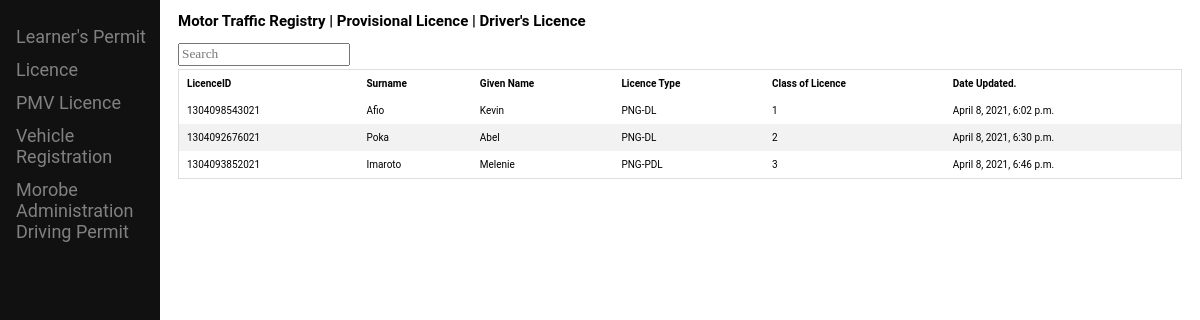
/pl/, run on the app's committed database.
### pl/models.py (models this page shows)
class Licence(models.Model):
    licence_id = models.CharField(max_length=15, default=generate_lid)
    db_id = models.CharField(max_length=20, default=generate_db_id)
    surname = models.CharField(max_length=50)
    given_names = models.CharField(max_length=50)
    gender = models.CharField(max_length=10, choices =[
        ('Female', 'F'),
        ('Male', 'M')
    ])
    date_of_birth = models.DateField()
    place_of_birth = models.CharField(max_length=100) # Try using one to many fields types, search Town, automatically list districts etc..
    nationality = models.CharField(max_length=20, choices= [
        ('Citizen', 'Papua New Guinean'),
        ('Non-citizen', 'Expatriate')
    ])    # Find country list in a csv file
    licence_type = models.CharField(max_length=20, choices=[
        ('PNG-DL', "PNG Driver's Licence"), ('PNG-PDL', 'Provisional Licence')
    ])
    class_of_licence = models.CharField(max_length=20, choices=[
        ('1', 'One (1)'), ('2', 'Two (2)'), ('3', 'Three (3)'),
        ('4', "Four (4)"), ('5', 'Five (5)'), ('6', 'Six (6)'),
        ('7', 'Seven (7)')
    ])
    validity = models.DecimalField(max_digits=3, decimal_places=0)    # in years or monthd
    date_issued = models.DateField()
    expiry_date = models.DateField()
    status = models.CharField(max_length=20, choices=[
        ('SUS', 'Suspended'), ('CND', 'Cancelled'), ('VLD', 'Valid'),('EXP', 'Expired')
    ])         # Options for , cancelled, suspended, Valid, expired, etc...
    old_licence_number = models.CharField(max_length=20)
    updated = models.DateTimeField(auto_now=True)   # To be modified to include date + logged-on user
    def __str__(self):
        return f'{self.licence_id} - {str(self.surname).upper()}  {self.given_names}'

### pl/views.py (the view)
# urls.py: path('', views.index),
def index(request):
    pl = Licence.objects.all()
    print(pl)
    return render(request, 'pl/index.html', {'pl': pl})

### pl/templates/pl/index.html (shortened to what this page needs)
{%extends 'base/base.html'%}
{% block content %}
<body>
<section class="container">
  <h2>Motor Traffic Registry | Provisional Licence | Driver's Licence</h2>
  <input type="search" class="light-table-filter" data-table="order-table" placeholder="Search" style="padding-bottom: 2px;font-family: 'verdana';margin-bottom: 3px;">
  <table class="order-table table">
    <thead>
          <tr>
              <th>LicenceID</th>
              <th>Surname</th>
              <th>Given Name</th>
              <th>Licence Type</th>
              <th>Class of Licence</th>
              <th>Date Updated.</th>
          </tr>
    </thead>
    <tbody>
      {% for licence in pl%}
      <tr>
        <td>{{licence.licence_id}}</td>
        <td>{{licence.surname}}</td>
        <td>{{licence.given_names}}</td>
          <td>{{licence.licence_type}}</td>
        <td>{{licence.class_of_licence}}</td>
        <td>{{licence.updated}}</td>
      </tr>
      {% endfor %}
    </tbody>
  </table>
</section>
</div>
</body>
{% endblock %}

### base/templates/base/base.html (style rules this page uses)
body { font-family: "Lato", sans-serif, "Roboto", "Dejavu sans"; }

### pl/templates/pl/index.html (style rules this page uses)
body { font-size: 10px; font-family: 'Roboto', sans serif, Dejavu Sans; }
table { border-collapse: collapse; border-spacing: 0; width: 100%; border: 1px solid #ddd; }
th, td { text-align: left; padding: 8px; }
tr:nth-child(even) { background-color: #f2f2f2 }

### data on the page
Licence: licence_id "1304098543021", surname "Afio", given_names "Kevin", licence_type "PNG-DL", class_of_licence "1", updated "April 8, 2021, 6:02 p.m."
Licence: licence_id "1304092676021", surname "Poka", given_names "Abel", licence_type "PNG-DL", class_of_licence "2", updated "April 8, 2021, 6:30 p.m."
Licence: licence_id "1304093852021", surname "Imaroto", given_names "Melenie", licence_type "PNG-PDL", class_of_licence "3", updated "April 8, 2021, 6:46 p.m."
